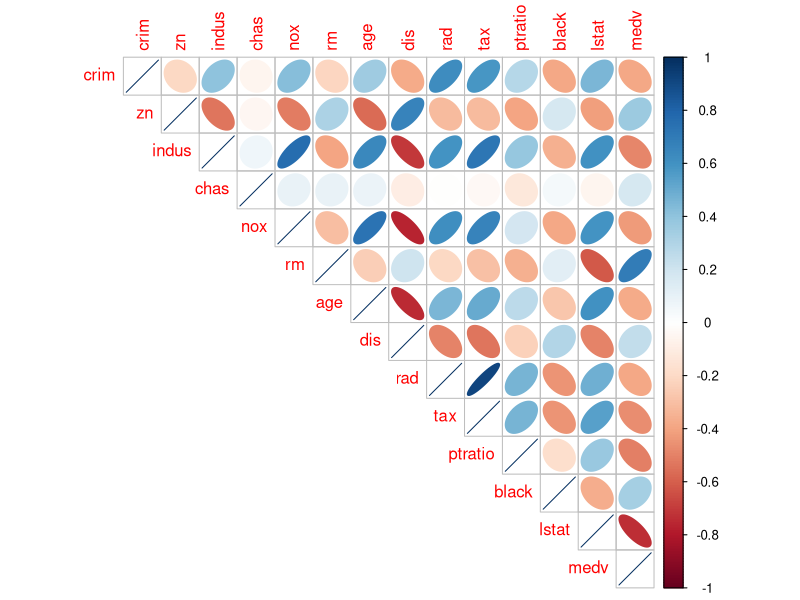

The R script that drew this image: (Note: this script raises an error after producing the figure.)
## ---- chunk 1
knitr::opts_chunk$set(echo = TRUE)
## ---- chunk 2
library(MASS);library(corrplot)
seed<-1234
data(Boston)
dim(Boston)

#Consider High Level Summary
summary(Boston)

#Check for null values
sum(is.na(Boston))

#Check for collinearity
corr.values<-cor(Boston)
corrplot(corr.values,method="ellipse",type="upper")
## ---- chunk 3
library(boot)
set.seed(seed)
glm.fit<-glm(crim~.,data=Boston)
cv.glm.mod=cv.glm(Boston,glm.fit,K=10)
print(paste("Full Linear Model RMSE:",sqrt(cv.glm.mod$delta)[1],sep=" "))
## ---- chunk 4
#Best Subset Selection Using Cross-Validation
library(leaps)

predict.regsubsets<-function (object ,newdata ,id ,...){
  form=as.formula(object$call [[2]])
  mat=model.matrix(form,newdata)
  coefi=coef(object ,id=id)
  xvars=names(coefi)
  mat[,xvars]%*%coefi
  }

k=10
set.seed(seed)
folds=sample(1:k,nrow(Boston),replace=TRUE)
cv.errors=matrix(NA,k,13, dimnames=list(NULL, paste(1:13)))

for(j in 1:k){
  best.fit=regsubsets(crim~.,data=Boston[folds!=j,],nvmax=13)
  for (i in 1:13){
    pred=predict(best.fit,Boston[folds==j,],id=i)
    cv.errors[j,i]=mean((Boston$crim[folds==j]-pred)^2)
  }
}

root.mean.cv.errors=sqrt(apply(cv.errors ,2,mean))
plot(root.mean.cv.errors,type="b")

print(paste("Best Subset Selection RMSE:",root.mean.cv.errors[12],sep=" "))
## ---- chunk 5
library(glmnet)
X<-model.matrix(crim~.,data=Boston)[,-1]
y<-Boston[,"crim"]

set.seed(seed)
grid=10^seq(10,-2,length=1000)
cv.lasso.mod=cv.glmnet(X,y,alpha=1,lambda=grid,thresh=1e-12)

plot(cv.lasso.mod)
lasso.bestlam<-cv.lasso.mod$lambda.min
lasso.bestlam
lasso.cv.err<-cv.lasso.mod$cvm[cv.lasso.mod$lambda==cv.lasso.mod$lambda.min]
print(paste("Lasso RMSE:",sqrt(lasso.cv.err),sep=" "))

#Coefficients
lasso.coeff<-predict(cv.lasso.mod,s=lasso.bestlam,type='coefficients')
lasso.coeff
## ---- chunk 6
set.seed(seed)
grid=10^seq(10,-2,length=1000)
cv.ridge.mod=cv.glmnet(X,y,alpha=0,lambda=grid,thresh=1e-12)

plot(cv.ridge.mod)
ridge.bestlam<-cv.ridge.mod$lambda.min
ridge.bestlam
ridge.cv.err<-cv.ridge.mod$cvm[cv.ridge.mod$lambda==cv.ridge.mod$lambda.min]
print(paste("Ridge RMSE:",sqrt(ridge.cv.err),sep=" "))

#Coefficients
ridge.coeff<-predict(cv.ridge.mod,s=ridge.bestlam,type='coefficients')
ridge.coeff
## ---- chunk 7
library(pls)
set.seed(seed)
pcr.fit<-pcr(crim~.,data=Boston,scale=T,validation="CV")

validationplot(pcr.fit,val.type="MSEP")

print(paste("PCR RMSE:",6.607,sep=" "))
